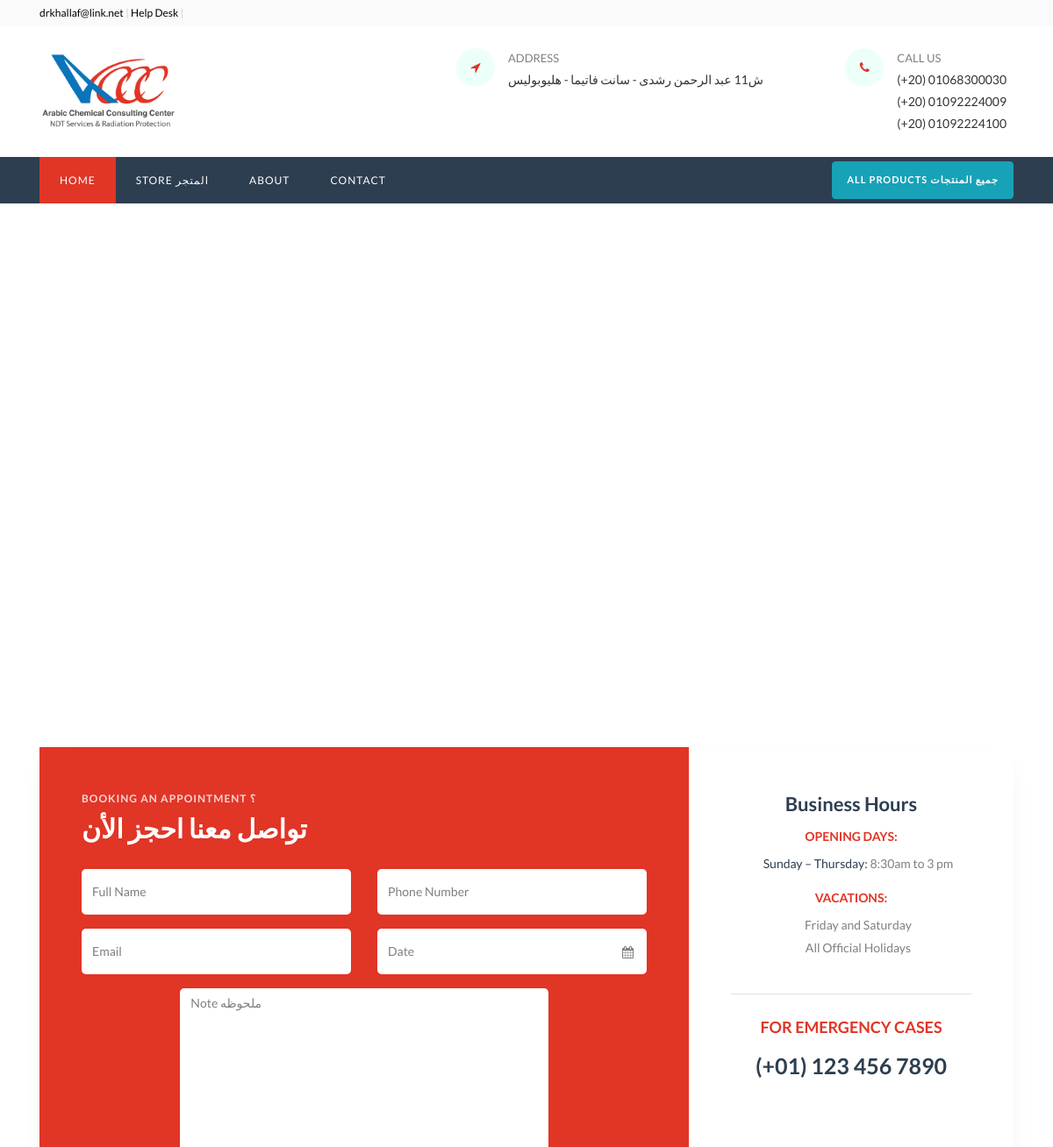
The app's page / (upper part), older data.
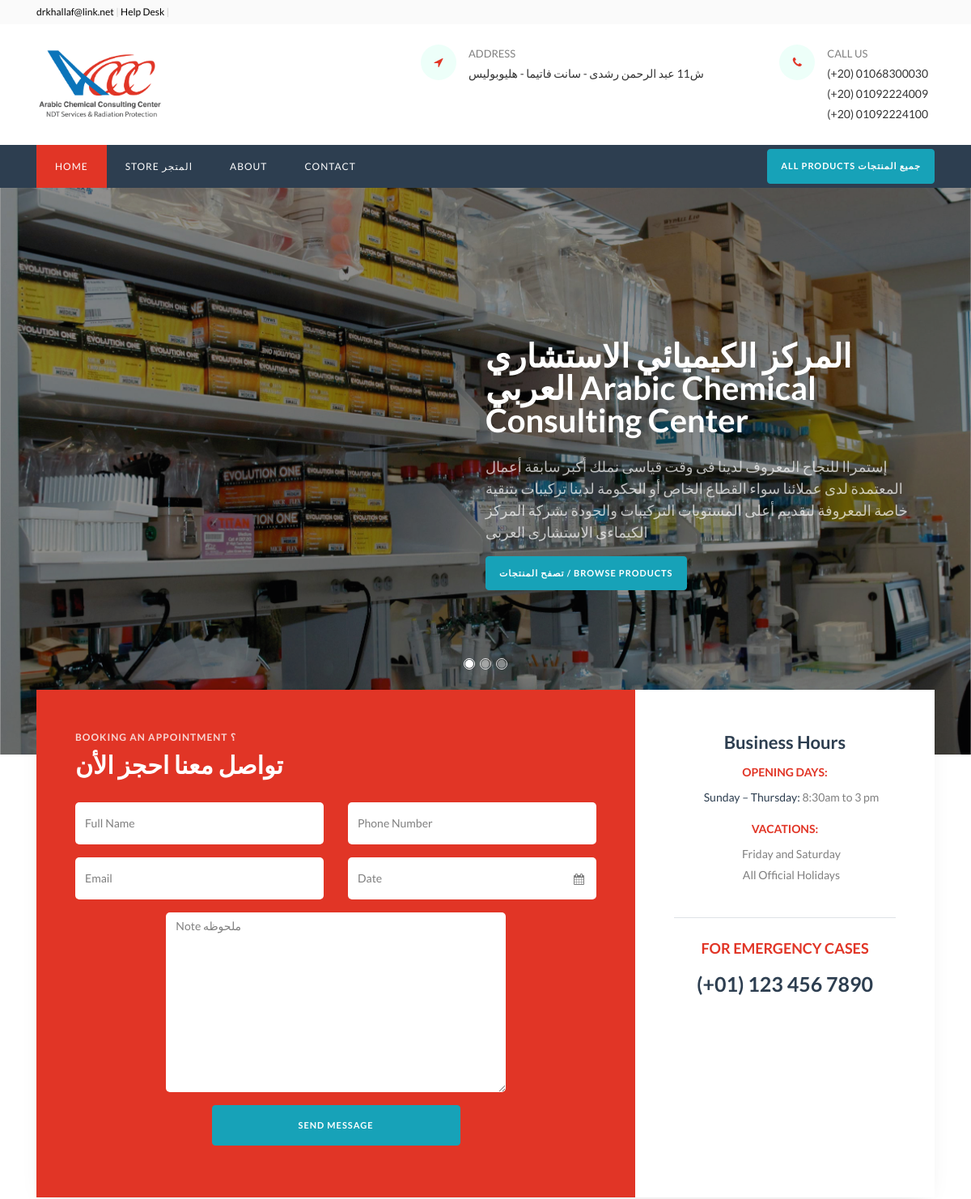
The same page, newer data.
### category/models.py (models this page shows, shortened)
class HomeSliedes(models.Model):
    title = models.CharField(_("العنوان"), max_length=250)
    description = models.TextField(_("الوصف"))
    slide_image = models.ImageField(_("صوره"))
    class Meta:
        verbose_name = _("الصفحة الرئيسية")
        verbose_name_plural = _("صور الصفحة الرئيسية")

### medicalrcommerce/views.py (the view)
# urls.py: 2. Add a URL to urlpatterns:  path('', views.home, name='home')
def home (request):
    home_slides = HomeSliedes.objects.all()
    home_reviews = HomeReviews.objects.all()
    products = Product.objects.all().filter(is_available= True).order_by('created_date')[:5]
    if request.method == 'POST':
        form = CustomerRequestsForm(request.POST)
        if form.is_valid():
            form.save()
            messages.success(request, ('وصلنا طلبك هنتواصل معاكك في اقرب وقت'))
            return redirect('home')
    else:
        form = CustomerRequestsForm()
    return render(request, 'home.html', {"products":products, "home_slides":home_slides,"home_reviews":home_reviews, "form": form})

### store/forms.py
class CustomerRequestsForm(forms.ModelForm):
    class Meta:
        model= CustomerRequests
        fields = "__all__"
    def __init__(self, *args, **kwargs):
        super(CustomerRequestsForm, self).__init__(*args, **kwargs)
        self.fields["full_name"].widget.attrs["class"] = "form-control"
        self.fields["full_name"].widget.attrs["placeholder"] = "Full Name"
        self.fields["phone_number"].widget.attrs["class"] = "form-control"
        self.fields["phone_number"].widget.attrs["placeholder"] = "Phone Number"
        self.fields["email"].widget.attrs["class"] = "form-control"
        self.fields["email"].widget.attrs["placeholder"] = "Email"
        self.fields["note"].widget.attrs["class"] = "form-control"
        self.fields["note"].widget.attrs["placeholder"] = "Note ملحوظه"

### category/context_processors.py (called while the page is built)
def menu_links(request):
    links = Category.objects.all()
    return dict(links=links)

### store/models.py (called while the page is built)
    def get_url(self):
        return reverse('product_detail', args=[self.category.slug, self.slug])

### templates/home.html (shortened to what this page needs)
{% extends 'base.html' %}
{% load static %}
{% block content %}
</div>
<div class="collapse navbar-collapse" id="ftco-nav">
  <ul class="navbar-nav mr-auto">
      <li class="nav-item active"><a href="{% url 'home' %}" class="nav-link">Home</a></li>
      <li class="nav-item "><a href="{% url 'store' %}" class="nav-link">Store المتجر</a></li>
      <li class="nav-item"><a href="{% url 'about' %}" class="nav-link">About</a></li>
    <li class="nav-item"><a href="{% url 'contact' %}" class="nav-link">Contact</a></li>
  </ul>
</div>
</div>
</nav>
<div class="hero-wrap">
	<div class="home-slider owl-carousel">
		{% for slide in home_slides %}
		<div class="slider-item" style="background-image:url({{slide.slide_image.url}});">
	    <div class="overlay"></div>
	        <div class="container">
	        <div class="row no-gutters slider-text align-items-center justify-content-end">
		        <div class="col-md-6 ftco-animate">
		        <div class="text w-100">
			            <h1 class="mb-4">{{slide.title}}</h1>
                        <p class="fs-1">{{slide.description}}</p>
                    <p><a href="{% url 'store' %}" class="btn btn-info">تصفح المنتجات / Browse Products</a></p>
		      	</div>
			  </div>
			</div>
		</div>
	  </div>
	  {% endfor %}
</div>
  </div>
	  <section class="ftco-appointment ftco-section ftco-no-pt ftco-no-pb">
    	<div class="container">
    		<div class="row d-md-flex justify-content-center">
    			<div class="col-md-12">
	    			<div class="wrap-appointment d-md-flex">
		    			<div class="col-md-8 bg-primary p-5 heading-section heading-section-white">
		    				<span class="subheading">Booking an Appointment ؟</span>
		    				<h2 class="mb-4">تواصل معنا احجز الأن</h2>
		    				<form method="POST" class="appointment">
		    					<div class="row justify-content-center">
										<div class="col-md-6">
											<div class="form-group">
												{{form.full_name}}
											</div>
										</div>
										<div class="col-md-6">
											<div class="form-group">
												{{form.phone_number}}
					            </div>
										</div>
										<div class="col-md-6">
											<div class="form-group">
												{{form.email}}
											</div>
										</div>
										<div class="col-md-6">
											<div class="form-group">
					    					<div class="input-wrap">
					            		<div class="icon"><span class="fa fa-calendar"></span></div>
					            		<input type="text" class="form-control appointment_date" placeholder="Date">
				            		</div>
					    				</div>
										</div>
										<div class="col-xl-8 col-lg-8 col-md-7">
											<div class="form-group">
												{{form.note}}
					            </div>
										</div>
										<div class="col-md-6">
											<div class="form-group">
					              <input type="submit" value="Send message" class="btn btn-info py-3 px-4">
					            </div>
										</div>
		    					</div>
			          </form>
		    			</div>
		    			<div class="col-md-4 bg-white text-center p-5">
		    				<div class="desc border-bottom pb-4">
		    					<h2>Business Hours</h2>
			              <div class="opening-hours">
			              	<h4>Opening Days:</h4>
			              	<p class="pl-3">
			              		<span><strong>Sunday – Thursday:</strong> 8:30am to 3 pm</span>
			              	</p>
			              	<h4>Vacations:</h4>
			              	<p class="pl-3">
			              		<span>Friday and Saturday </span>
			              		<span>All Official Holidays</span>
			              	</p>
			              </div>
		    				</div>
								<div class="desc pt-4 ">
									<h3 class="heading">For Emergency Cases</h3>
									<span class="phone">(+01) 123 456 7890</span>
								</div>
		    			</div>
		    		</div>
		    	</div>
    		</div>
    	</div>
    </section>
{% endblock  %}

Row changes from the older to the newer data that the page shows:
added HomeSliedes: slide_image (picture), title "المركز الكيميائي الاستشاري العربي Arabic Chemical Consulting Center", description "إستمراا للنجاح المعروف لدينا فى وقت قياسى نملك أكبر سابقة أعمال المعتمدة لدى عملائنا سواء القطاع الخاص أو الحكومة لدينا تركيبات بتنقية خاصة المعروفة لتقديم أعلى المستويات التركيبات والجودة بشركة المركز الكيماءى الاستشارى العربى"
Text that changed along with them:
form field value: (not shown) → "Send message"
